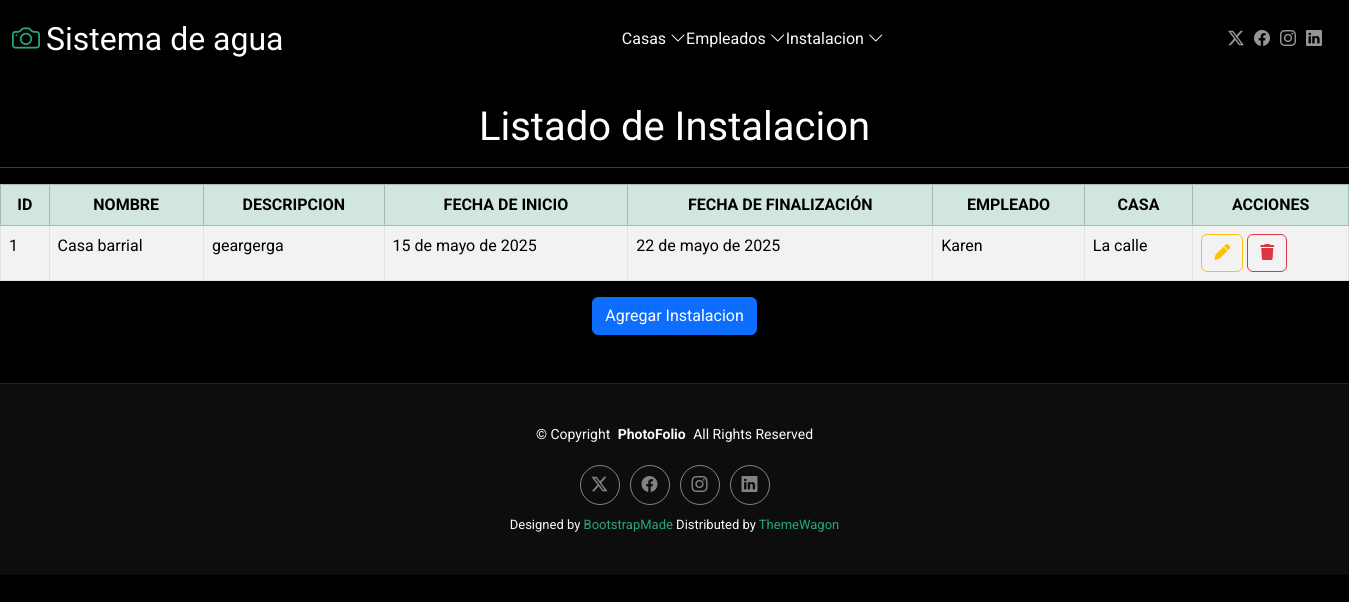
The page /inicioin on the database as committed earlier.
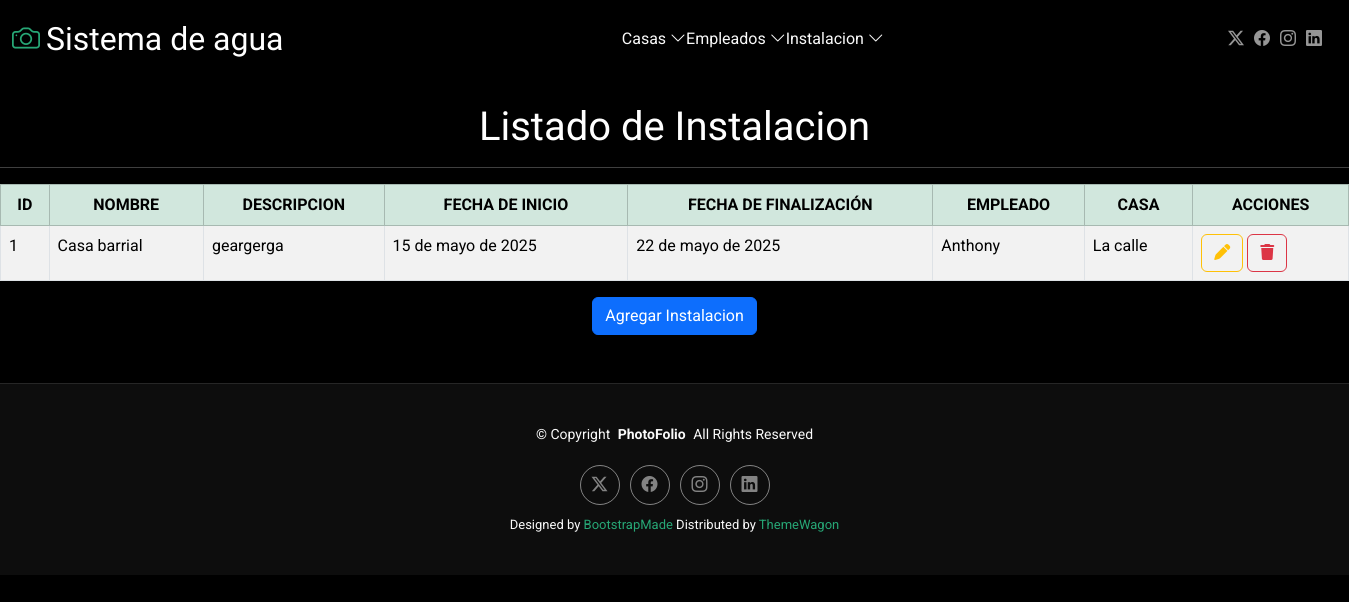
The same page on the database as committed later.
### Aplicaciones/Instalacion/models.py (models this page shows)
class InstalacionCaptacion(models.Model):
    id = models.AutoField(primary_key=True)
    nombre = models.CharField(max_length=100)
    descripcion = models.TextField()
    fecha_inicio = models.DateField()
    fecha_fin = models.DateField()
    empleado = models.ForeignKey(Empleado, on_delete=models.CASCADE)
    casa = models.ForeignKey(Casa, on_delete=models.CASCADE)

### Aplicaciones/Empleado/models.py (models this page shows)
class Empleado(models.Model):
    id = models.AutoField(primary_key=True)
    nombre = models.CharField(max_length=100)
    cedula = models.CharField(max_length=20, unique=True)
    especialidad = models.CharField(max_length=100)
    telefono = models.CharField(max_length=20)

### Aplicaciones/Casa/models.py (models this page shows)
class Casa(models.Model):
    id = models.AutoField(primary_key=True)
    direccion = models.CharField(max_length=255)
    propietario = models.CharField(max_length=100)
    telefono = models.CharField(max_length=20)

### Aplicaciones/Instalacion/views.py (the view)
# urls.py: path('inicioin',views.inicio,name='inicioin'),
def inicio(request):
    listadoInstalacionCaptacion=InstalacionCaptacion.objects.all()
    return render(request,"inicioin.html",{'instalacion':listadoInstalacionCaptacion})

### Aplicaciones/Instalacion/templates/inicioin.html (shortened to what this page needs)
{% extends 'plantilla.html' %}
{% load static %}
{% block body %}
<br>
<h1 class="text-center">Listado de Instalacion</h1>
<hr>
<table class="table table-bordered table-striped table-hover ">
    <thead>
        <tr class="table-success text-center">
            <th>ID</th>
            <th>NOMBRE</th>
            <th>DESCRIPCION</th>
            <th>FECHA DE INICIO</th>
            <th>FECHA DE FINALIZACIÓN</th>
            <th>EMPLEADO</th>
            <th>CASA</th>
            <th>ACCIONES</th>
        </tr>
    </thead>
    <tbody>
        {% for instalacionTemporal in instalacion %}
            <tr>
                <td>{{instalacionTemporal.id}}</td>
                <td>{{instalacionTemporal.nombre}}</td>
                <td>{{instalacionTemporal.descripcion}}</td>
                <td>{{instalacionTemporal.fecha_inicio}}</td>
                <td>{{instalacionTemporal.fecha_fin}}</td>
                <td>{{instalacionTemporal.empleado.nombre}}</td>
                <td>{{instalacionTemporal.casa.direccion}}</td>
                <td>
                    <a href="editarInstalacion/{{instalacionTemporal.id}}" class="btn btn-outline-warning">
                        <i class="fa fa-pen"></i>
                    </a>
                    <a href="#" class="btn btn-outline-danger" onclick="confirmarEliminacion('{{instalacionTemporal.id}}')">
                        <i class="fa fa-trash"></i>
                    </a>
                </td>
            </tr>
        {% endfor %}
    </tbody>
</table>
<div class="text-center ">
    <a href="nuevaInstalacion" class="btn btn-primary " >
        Agregar Instalacion
    </a>
</div>
<br>
<br>
{% endblock %}

Rows that differ between the two databases and show on the page:
changed InstalacionCaptacion "Casa barrial": empleado.nombre "Karen" → "Anthony"
